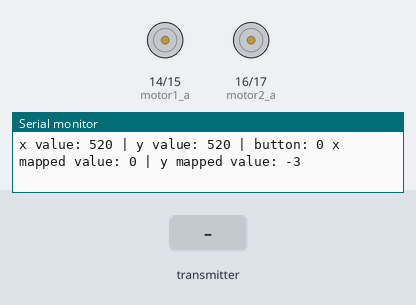
Simulated run of this sketch. Board: Arduino Uno, built with avr-gcc and run on an emulated ATmega328P. Parts: motor-driver pin pairs drawn as motors (green arrow = first pin HIGH = forward, orange = second pin HIGH = backward, longer = more drive, scaled by the enable pin), the last lines printed to the serial monitor. The test bench sets the inputs (shaded band). No radio packets arrive unless stated.

Above: at 1.2 s.
1.3 s: the transmitter starts sending data.0 = 0
At 2.1 s:
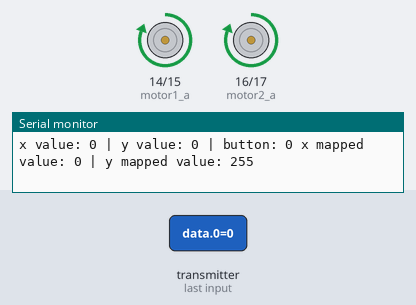
2.9 s: the transmitter starts sending data.1 = 256
At 4.1 s:
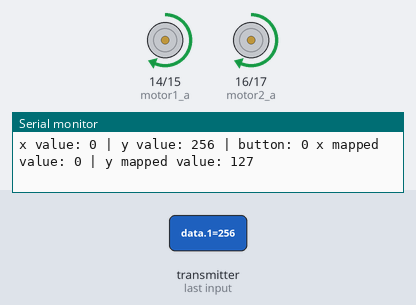
4.5 s: the transmitter starts sending data.1 = 0
At 5.7 s:
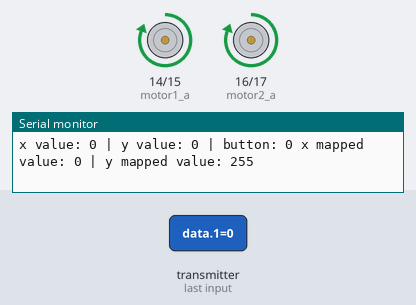
6.1 s: the transmitter starts sending data.1 = 512
At 7.4 s:
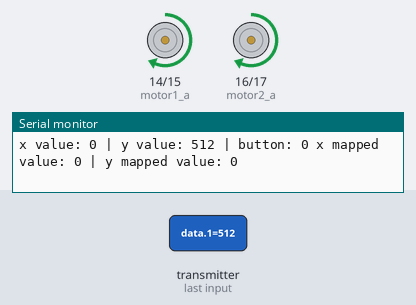
7.7 s: the transmitter starts sending data.1 = 1023
At 8.4 s:
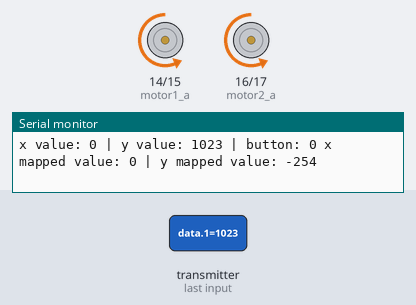
Timing chart, 0 to 10.7 s (numbered marks = the images above; inputs shaded):
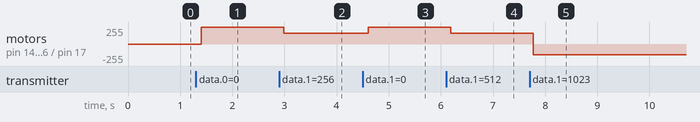

Measured:
- after the input at 1.3 s, motor on pin 14 (motor1_a) / pin 15 (motor1_b), motor on pin 16 (motor2_a) / pin 17 (motor2_b): stopped → forward 255/255 after 0.11 s
- after the input at 2.9 s, motor on pin 14 (motor1_a) / pin 15 (motor1_b), motor on pin 16 (motor2_a) / pin 17 (motor2_b): forward 255/255 → forward 162/255 after 0.09 s
- after the input at 4.5 s, motor on pin 14 (motor1_a) / pin 15 (motor1_b), motor on pin 16 (motor2_a) / pin 17 (motor2_b): forward 162/255 → forward 255/255 after 0.10 s
- after the input at 6.1 s, motor on pin 14 (motor1_a) / pin 15 (motor1_b), motor on pin 16 (motor2_a) / pin 17 (motor2_b): forward 255/255 → forward 162/255 after 0.09 s
- after the input at 7.7 s, motor on pin 14 (motor1_a) / pin 15 (motor1_b), motor on pin 16 (motor2_a) / pin 17 (motor2_b): forward 162/255 → backward 162/255 after 0.07 s

The sketch:

receiver_code_jsm.ino.ino
```cpp
//Receiver Code
//Nick

#include <SPI.h>
#include <nRF24L01.h>
#include <RF24.h>
//#include <Drive.h>

//////////////////////////////////////////////
// Defines and Constants
//////////////////////////////////////////////

//RADIO
const int CE_Pin = 8;
const int CSN_Pin = 7;

#define address_byte_1 "00001"
#define address_byte_2 "00002"

const byte address_1[6] = address_byte_1;
const byte address_2[6] = address_byte_2;

//uint8_t data[3];
int data[3];

//Motor
int motor1_a = 14;
int motor1_b = 15;
int motor2_a = 16;
int motor2_b = 17;
const int ENA = 5; //PWM enable
const int ENB = 6; //PWM enable

//Other
int xvalue;
int yvalue;
int m_xvalue;
int m_yvalue;

RF24 radio(CE_Pin, CSN_Pin); // CE, CSN

//////////////////////////////////////////////
// MAIN SETUP
//////////////////////////////////////////////

void setup() {
  Serial.begin(9600);

  radio.begin();
  radio.openWritingPipe(address_2);
  radio.openReadingPipe(1, address_1);
  radio.setPALevel(RF24_PA_MIN);
  radio.startListening();


  // Motor Set up
  pinMode(motor1_a, OUTPUT);
  pinMode(motor1_b, OUTPUT);
  pinMode(motor2_a, OUTPUT);
  pinMode(motor2_b, OUTPUT);

  analogWrite (ENA, 0);
  analogWrite (ENB, 0);

}

void loop() {


  //Start Value at middle position
    xvalue = 520;
    yvalue = 520;

  if (radio.available()) {
    radio.read(&data, sizeof(data));
    xvalue = data[0];
    yvalue = data[1];
  }

  Serial.print ("x value: ");
  Serial.print (xvalue);
  Serial.print (" | y value: ");
  Serial.print (yvalue);
  Serial.print (" | button: ");
  Serial.print (data[2]);


//                UP (0)
//   LEFT (0)    neutral (518 ----- 526)     RIGHT (1023)
//                DOWN (1023)


int m_yvalue = map(yvalue, 512, 0, 0, 255);
  // Forward
  if (yvalue < 518) {
    int m_yvalue = map(yvalue, 512, 0, 70, 255);
    digitalWrite(motor1_a, HIGH);
    digitalWrite(motor1_b, LOW);
    analogWrite(ENA, m_yvalue);

    digitalWrite(motor2_a, HIGH);
    digitalWrite(motor2_b, LOW);
    analogWrite(ENB, m_yvalue);
  }

  // Backward
  if (yvalue > 526) {
    int m_yvalue = map(yvalue, 1023, 512, 70, 255);
    digitalWrite(motor1_a, LOW);
    digitalWrite(motor1_b, HIGH);
    analogWrite(ENA, m_yvalue);

    digitalWrite(motor2_a, LOW);
    digitalWrite(motor2_b, HIGH);
    analogWrite(ENB, m_yvalue);
  }

/*
  // Left
  if (xvalue < 518) {
    int m_xvalue = map(xvalue, 512, 0, 0, 255);
    digitalWrite(motor1_a, LOW);
    digitalWrite(motor1_b, LOW);
    analogWrite(ENA, (255 - m_xvalue));

    digitalWrite(motor2_a, HIGH);
    digitalWrite(motor2_b, LOW);
    analogWrite(ENB, m_xvalue);
  }

  // Right
  if (xvalue > 526) {
    int m_xvalue = map(xvalue, 512, 1023, 0, 255);
    digitalWrite(motor1_a, HIGH);
    digitalWrite(motor1_b, LOW);
    analogWrite(ENA, m_xvalue);

    digitalWrite(motor2_a, LOW);
    digitalWrite(motor2_b, LOW);
    analogWrite(ENB, (255 - m_xvalue));
  }

  */

  Serial.print (" x mapped value: ");
  Serial.print (m_xvalue);
  Serial.print (" | y mapped value: ");
  Serial.println (m_yvalue);

  if (xvalue > 518 && xvalue < 526 && xvalue > 518 && yvalue < 526){
    digitalWrite(motor1_a, LOW);
    digitalWrite(motor1_b, LOW);
    digitalWrite(motor2_a, LOW);
    digitalWrite(motor2_b, LOW);
  }

  delay(100);
}
```
